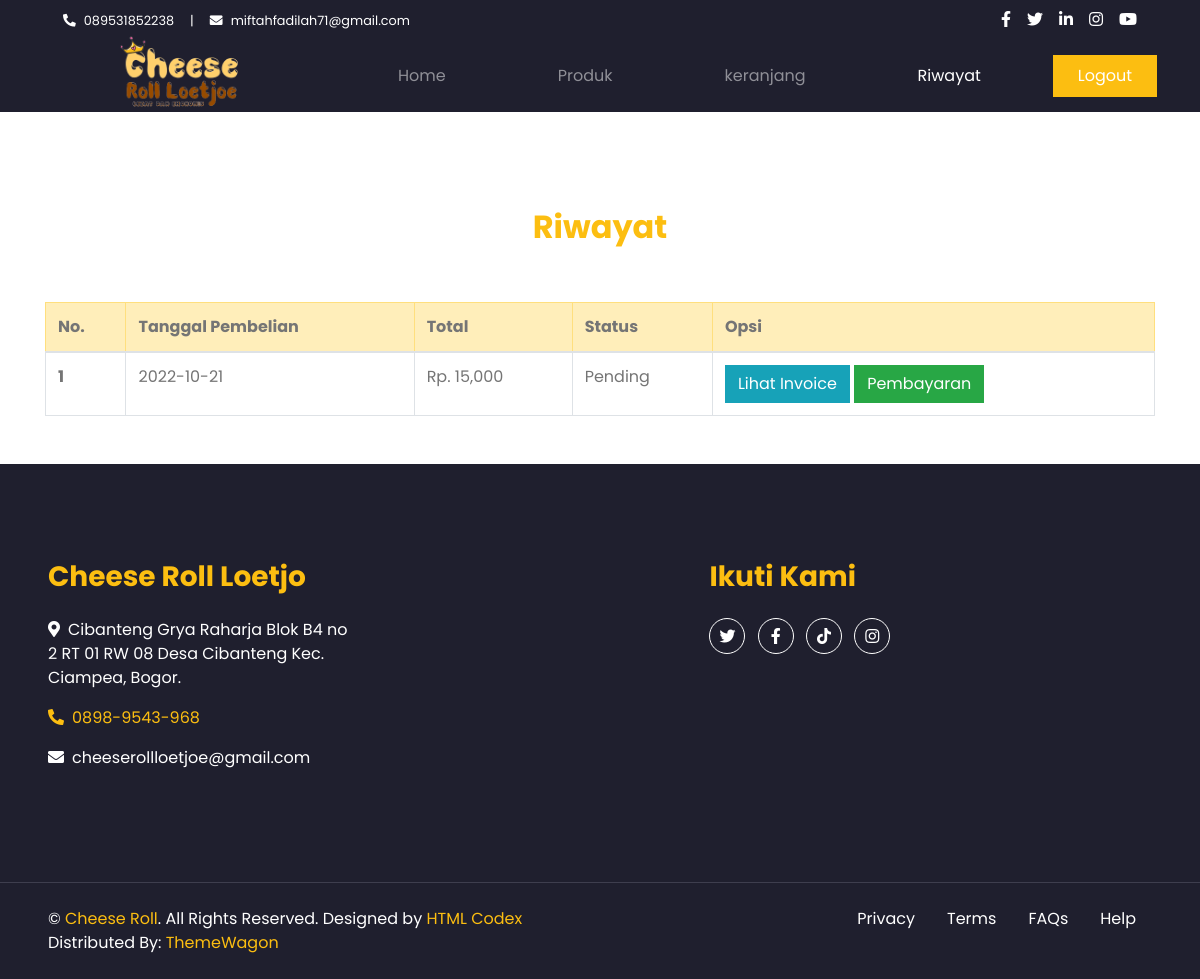
Before: /riwayat.php (signed in) with the older database file.
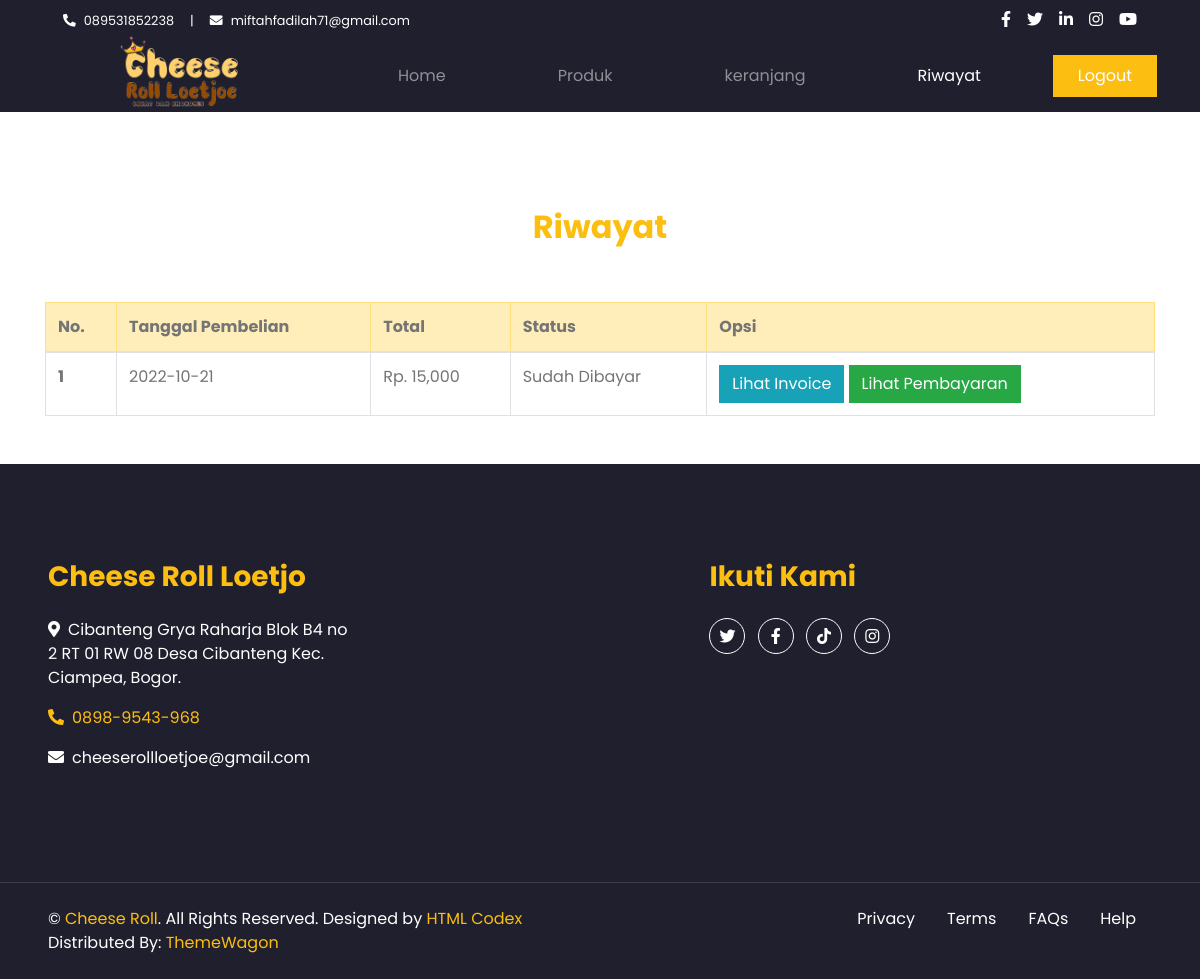
After: the same page with the newer database file.
### tables this page shows
CREATE TABLE `pembelian` (
  `id_pembelian` int(11) NOT NULL,
  `id_pelanggan` int(11) NOT NULL,
  `id_ongkir` int(11) NOT NULL,
  `tanggal_pembelian` date NOT NULL,
  `total_pembelian` int(11) NOT NULL,
  `nama_kabupaten` varchar(50) NOT NULL,
  `tarif` int(11) NOT NULL,
  `alamat_pengiriman` text NOT NULL,
  `status_pembelian` varchar(100) NOT NULL DEFAULT 'Pending',
  `resi_pembelian` varchar(50) NOT NULL
);

### config/connection.php (called while the page is built)
<?php
$host = "localhost";
$user = "root";
$pass = "";
$database = "cheese";

### models/database.php (called while the page is built, shortened)
<?php
class Database
{
    public $conn;
    function __construct($host, $user, $pass, $database)
    {
        $this->host = $host;
        $this->user = $user;
        $this->pass = $pass;
        $this->database = $database;
        $this->conn = new mysqli($this->host, $this->user, $this->pass, $this->database) or die (mysqli_error($this->conn));
    }
}

### riwayat.php (the view, shortened to what this page needs)
<?php
require_once 'config/connection.php';
require_once 'models/database.php';
include 'models/product.php';
$connection = new Database($host, $user, $pass, $database);
?>
<!DOCTYPE html>
<html lang="en">
  <head>
    <link
      href="https://cdnjs.cloudflare.com/ajax/libs/font-awesome/5.10.0/css/all.min.css"
      rel="stylesheet"
    />
    <link href="assets/lib/owlcarousel/assets/owl.carousel.min.css" rel="stylesheet" />
    <link href="assets/css/style.css" rel="stylesheet" />
  </head>
  <body>
    <div class="container-fluid bg-dark">
      <div class="row py-2 px-lg-5">
        <div class="col-lg-6 text-center text-lg-left mb-2 mb-lg-0">
          <div class="d-inline-flex align-items-center text-white">
            <small><i class="fa fa-phone-alt mr-2"></i>089531852238</small>
            <small class="px-3">|</small>
            <small
              >miftahfadilah71@gmail.com</small
            >
          </div>
        </div>
        <div class="col-lg-6 text-center text-lg-right">
          <div class="d-inline-flex align-items-center">
            <a class="text-white px-2" href="">
              <i class="fab fa-facebook-f"></i>
            </a>
            <a class="text-white px-2" href="">
              <i class="fab fa-twitter"></i>
            </a>
            <a class="text-white px-2" href="">
              <i class="fab fa-linkedin-in"></i>
            </a>
            <a class="text-white px-2" href="">
              <i class="fab fa-instagram"></i>
            </a>
            <a class="text-white pl-2" href="">
              <i class="fab fa-youtube"></i>
            </a>
          </div>
        </div>
      </div>
    </div>
    <div class="container-fluid sticky-top p-0">
      <nav
        class="navbar navbar-expand-lg bg-dark navbar-dark py-3 py-lg-0 px-lg-5"
      >
      <a href="index.html" class="navbar-brand ml-lg-3">
          <div class="logo-image">
            <img class="img-fluid" src="assets/img/cheese.png">
          </div>
        </a>
        <div
          class="collapse navbar-collapse justify-content-between px-lg-3"
          id="navbarCollapse"
        >
          <div class="navbar-nav m-3 py-0">
            <a href="index.php" class="nav-item nav-link mx-5">Home</a>
            <a href="product.php" class="nav-item nav-link mx-5">Produk</a>
            <a href="cart.php" class="nav-item nav-link mx-5">keranjang</a>
            <?php if(isset($_SESSION['pelanggan'])) : ?>
              <a href="riwayat.php" class="nav-item nav-link active mx-5">Riwayat</a>
            <?php endif; ?>
          </div>
			    <?php if (isset($_SESSION['pelanggan'])): ?>
				  <a class="btn btn-primary py-2 px-4 d-none d-lg-block" href="login/logout.php" onclick="return confirm('Apakah anda ingin logout ?')">Logout</a>
				  <?php else: ?>
			    <a href="login/index.php" class="btn btn-primary py-2 px-4 d-none d-lg-block"
            >Login</a
          >
			    <?php endif ?>
        </div>
      </nav>
    </div>
    <div class="container-fluid pt-5">
  <main>
    <div class="py-5 text-center">
      <h2 class="text-primary">Riwayat</h2>
    </div>
    <div class="container">
    <table class="table table-bordered">
  <thead class="table-warning">
    <tr>
      <th scope="col">No.</th>
      <th scope="col">Tanggal Pembelian</th>
      <th scope="col">Total</th>
      <th scope="col">Status</th>
      <th scope="col">Opsi</th>
    </tr>
  </thead>
  <tbody>
    <?php
    $no = 1;
    $id_pelanggan = $_SESSION['pelanggan']['id_pelanggan'];
    $ambil = $connection->conn->query("SELECT * FROM pembelian WHERE id_pelanggan = '$id_pelanggan'");
    while ($pecah = $ambil->fetch_object()) : ?>
    <tr>
      <th scope="row"><?= $no; ?></th>
      <td><?= $pecah->tanggal_pembelian; ?></td>
      <td>Rp. <?= number_format($pecah->total_pembelian); ?></td>
      <td>
        <?php echo $pecah->status_pembelian; ?><br>
	</td>
      <td>
        <a href="nota.php?id=<?= $pecah->id_pembelian; ?>" class="btn btn-info">Lihat Invoice</a>
        <?php if($pecah->status_pembelian == "Pending") :  ?>
        <a href="pembayaran.php?id=<?= $pecah->id_pembelian ?>" class="btn btn-success">Pembayaran</a>
        <?php else: ?>
            <a href="lihat_pembayaran.php?id=<?= $pecah->id_pembelian ?>" type="button" class="btn btn-success">Lihat Pembayaran</a>
        <?php endif; ?>
      </td>
    </tr>
    <?php
    $no++;
    endwhile;
    ?>
  </tbody>
</table>
    </div>
  </main>
</div>
    <div class="container-fluid bg-dark text-white mt-5 py-5 px-sm-3 px-md-5">
      <div class="row pt-5">
        <div class="col-lg-7 col-md-6">
          <div class="row">
            <div class="col-md-6 mb-5">
              <h3 class="text-primary mb-4">Cheese Roll Loetjo</h3>
              <p>
                <i class="fa fa-map-marker-alt mr-2"></i>Cibanteng Grya Raharja Blok B4 no 2 RT 01
RW 08 Desa Cibanteng Kec. Ciampea, Bogor.
              </p>
              <p>
              <a target="_blank" href="https://wa.me/628989543968">
              <i class="fa fa-phone-alt mr-2"></i>0898-9543-968</p>
              <p>
                <i class="fa fa-envelope mr-2"></i>cheeserollloetjoe@gmail.com
              </p>
            </div>
          </div>
        </div>
        <div class="col-lg-5 col-md-6 mb-5">
          <h3 class="text-primary mb-4">Ikuti Kami</h3>
          <a class="btn btn-outline-light btn-social mr-2" target="_blank" href="https://twitter.com/loetjoecheese?t=sAj2hzYlr7bHN_ZYm-nUeA&s=09
"
                  ><i class="fab fa-twitter"></i
                ></a>
                <a class="btn btn-outline-light btn-social mr-2" target="_blank" href="https://www.facebook.com/profile.php?id=100086273923445"
                  ><i class="fab fa-facebook-f"></i
                ></a>
                <a class="btn btn-outline-light btn-social mr-2" target="_blank" href="#"
                  ><i class="fab fa-tiktok"></i
                ></a>
                <a class="btn btn-outline-light btn-social" target="_blank" href="https://instagram.com/cheeseroll.loetjoe?igshid=YmMyMTA2M2Y="
                  ><i class="fab fa-instagram"></i
                ></a>
            </div>
          </div>
        </div>
    <div
      class="container-fluid bg-dark text-white border-top py-4 px-sm-3 px-md-5"
      style="border-color: #3e3e4e !important"
    >
      <div class="row">
        <div class="col-lg-6 text-center text-md-left mb-3 mb-md-0">
          <p class="m-0 text-white">
            &copy; <a href="#">Cheese Roll</a>. All Rights Reserved.
            Designed by <a href="https://htmlcodex.com">HTML Codex</a>
            <br />Distributed By:
            <a href="https://themewagon.com" target="_blank">ThemeWagon</a>
          </p>
        </div>
        <div class="col-lg-6 text-center text-md-right">
          <ul class="nav d-inline-flex">
            <li class="nav-item">
              <a class="nav-link text-white py-0" href="#">Privacy</a>
            </li>
            <li class="nav-item">
              <a class="nav-link text-white py-0" href="#">Terms</a>
            </li>
            <li class="nav-item">
              <a class="nav-link text-white py-0" href="#">FAQs</a>
            </li>
            <li class="nav-item">
              <a class="nav-link text-white py-0" href="#">Help</a>
            </li>
          </ul>
        </div>
      </div>
    </div>
  </body>
</html>

### riwayat.php (style rules this page uses)
.logo-image { width: 230px; height: 46px; margin-top: -120px; }

Changed rows visible on the page:
changed pembelian: status_pembelian "Pending" → "Sudah Dibayar"; status_pembelian "Pembayaran" → "Lihat Pembayaran"
